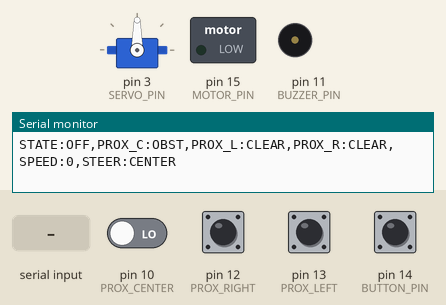
Recording of a sketch running on a simulated Arduino Uno, built with avr-gcc and run on an emulated ATmega328P. On the bench: servo, switched loads named in the sketch (green lamp = pin HIGH), buzzer (waves = sounding, pin HIGH), the last lines printed to the serial monitor. The inputs (shaded band) are chosen by the test bench; at power-on: pin 12 (PROX_RIGHT), pin 13 (PROX_LEFT), pin 14 (BUTTON_PIN) HIGH, pin 10 (PROX_CENTER) LOW.

Above: at 1.2 s.
1.3 s: "<P>" received over Serial
At 2.4 s:
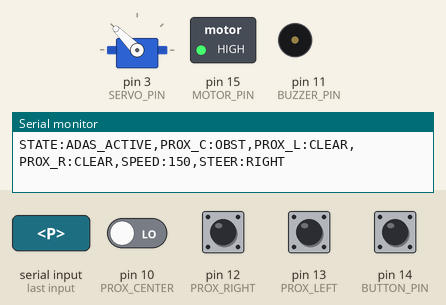
3.3 s: byte 66 ('B') received over Serial
At 3.8 s:
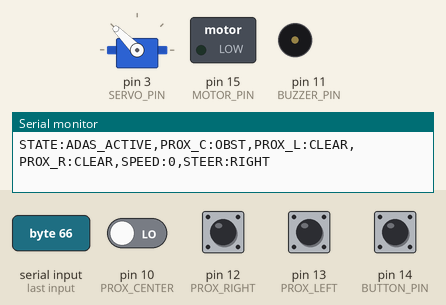
4.9 s: byte 60 ('<') received over Serial
At 6.2 s:
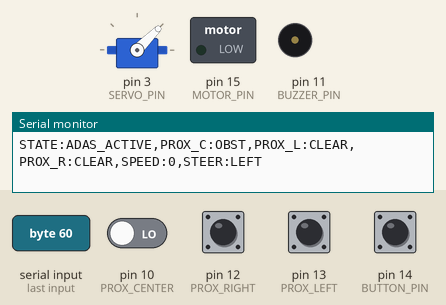
6.5 s: "<C>" received over Serial
At 7.4 s:
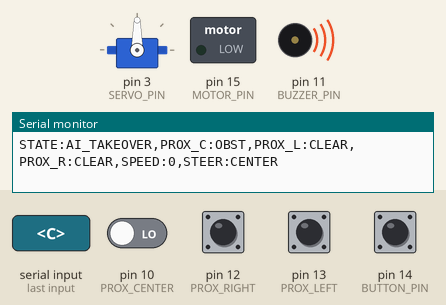
8.1 s: pin 10 (PROX_CENTER) driven HIGH
At 8.8 s:
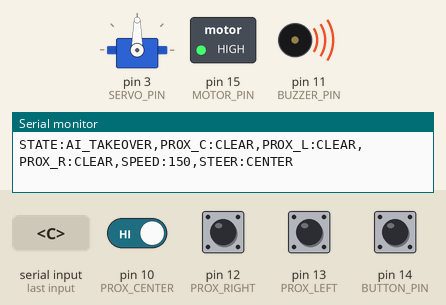
10.0 s: pin 12 (PROX_RIGHT) pulled LOW for 0.15 s
At 10.17 s:
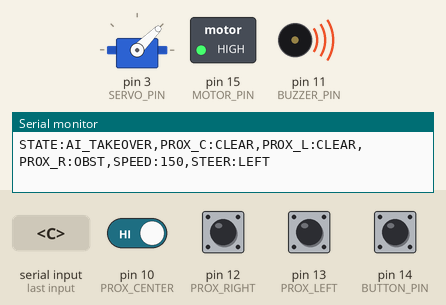
Timing chart, 0 to 12.7 s (numbered marks = the images above; inputs shaded):
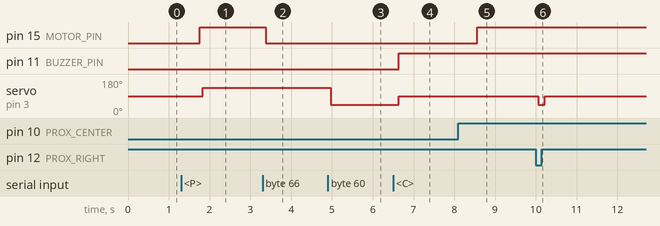

Measured:
- after the input at 1.3 s, pin 15 (MOTOR_PIN): LOW → HIGH after 0.46 s; servo on pin 3 (SERVO_PIN): 90° → 135° after 0.53 s
- after the input at 3.3 s, pin 15 (MOTOR_PIN): HIGH → LOW after 0.08 s
- after the input at 4.9 s, servo on pin 3 (SERVO_PIN): 135° → 45° after 0.08 s
- after the input at 6.5 s, pin 11 (BUZZER_PIN): LOW → HIGH after 0.14 s; servo on pin 3 (SERVO_PIN): 45° → 90° after 0.14 s
- after the input at 8.1 s, pin 15 (MOTOR_PIN): LOW → HIGH after 0.47 s
- after the input at 10.0 s, servo on pin 3 (SERVO_PIN): 90° → 45° after 0.06 s, → 90° 0.16 s later

The sketch:

dss4.ino
```cpp
#include <Servo.h>

// ==========================================
// NEW CUSTOM ATMEGA32A PINOUT (D-PORT GROUPED)
// ==========================================
#define MOTOR_PIN 15     // PD7 (TRUE PWM PIN for Speed Control)
#define SERVO_PIN 3      // PB3 (Steering)
#define PROX_CENTER 10   // PD2 (Controls Braking/Speed)
#define BUZZER_PIN 11    // PD3 (Wake-up Alarm)
#define PROX_RIGHT 12    // PD4 (Detects Right Traffic)
#define PROX_LEFT 13     // PD5 (Detects Left Traffic)
#define BUTTON_PIN 14    // PD6 (Takeover Button)

enum SystemState { SYSTEM_OFF, FULL_MANUAL, ADAS_MONITORING, AUTO_DRIVING, AWAIT_STOPPED, AWAIT_RUNNING };
SystemState currentState = SYSTEM_OFF;

char driverEyeStatus = 'O';
int currentSpeed = 0;
int currentSteering = 90;
bool guiTakeover = false;

Servo steeringServo;

void setup() {
  Serial.begin(9600);
  pinMode(MOTOR_PIN, OUTPUT);
  pinMode(BUZZER_PIN, OUTPUT);
  pinMode(PROX_CENTER, INPUT);
  pinMode(PROX_LEFT, INPUT);
  pinMode(PROX_RIGHT, INPUT);
  pinMode(BUTTON_PIN, INPUT_PULLUP);

  steeringServo.attach(SERVO_PIN);
  steeringServo.write(90);
}

// 🔥 CRITICAL FIX: The Soft-Start Function
// Ramps up speed gradually to prevent ATmega32A from crashing due to power spikes
void softStartMotor(int targetSpeed) {
  if (currentSpeed >= targetSpeed) return; // Already going fast enough

  for (int i = currentSpeed; i <= targetSpeed; i += 5) {
    analogWrite(MOTOR_PIN, i);
    delay(15); // 15ms delay * 30 steps = ~450ms smooth acceleration
  }
  currentSpeed = targetSpeed;
}

void loop() {
  // 1. Process GUI Commands
  while (Serial.available() > 0) {
    char incoming = Serial.read();

    if (incoming == 'O' || incoming == 'C') driverEyeStatus = incoming;
    else if (incoming == 'P') {
      if (currentState == SYSTEM_OFF) {
        currentState = ADAS_MONITORING;
        softStartMotor(150); // 🔥 Smoothly start the engine
      } else {
        currentState = SYSTEM_OFF;
        currentSpeed = 0;
        analogWrite(MOTOR_PIN, 0);
      }
    }
    else if (incoming == 'M') {
      if (currentState == FULL_MANUAL) {
        currentState = ADAS_MONITORING;
        softStartMotor(150); // 🔥 Smoothly return to Auto speed
      } else {
        currentState = FULL_MANUAL;
      }
    }
    else if (incoming == '+') { currentSpeed += 50; if (currentSpeed > 255) currentSpeed = 255; }
    else if (incoming == '-') { currentSpeed -= 50; if (currentSpeed < 0) currentSpeed = 0; }
    else if (incoming == 'B') currentSpeed = 0;
    else if (incoming == '<') currentSteering = 45;
    else if (incoming == '>') currentSteering = 135;
    else if (incoming == '^') currentSteering = 90;
    else if (incoming == 'T') guiTakeover = true;
  }

  // Read Sensors
  bool centerClear = (digitalRead(PROX_CENTER) == HIGH);
  bool leftClear = (digitalRead(PROX_LEFT) == HIGH);
  bool rightClear = (digitalRead(PROX_RIGHT) == HIGH);

  bool physicalButtonPressed = (digitalRead(BUTTON_PIN) == LOW);
  bool triggerTakeover = physicalButtonPressed || guiTakeover;
  guiTakeover = false;

  // ==========================================
  // AUTONOMOUS STATE MACHINE
  // ==========================================

  if (currentState == SYSTEM_OFF) {
    analogWrite(MOTOR_PIN, 0);
    digitalWrite(BUZZER_PIN, LOW);
    steeringServo.write(90);
  }
  else if (currentState == FULL_MANUAL) {
    analogWrite(MOTOR_PIN, currentSpeed);
    digitalWrite(BUZZER_PIN, LOW);
    steeringServo.write(currentSteering);
  }
  else if (currentState == ADAS_MONITORING) {
    if (driverEyeStatus == 'C') {
      currentState = AUTO_DRIVING; // Driver asleep! AI Takes control.
    } else {
      analogWrite(MOTOR_PIN, currentSpeed);
      digitalWrite(BUZZER_PIN, LOW);
      steeringServo.write(currentSteering);
    }
  }
  else if (currentState == AUTO_DRIVING) {
    if (driverEyeStatus == 'O') {
      if (centerClear) currentState = AWAIT_RUNNING;
      else currentState = AWAIT_STOPPED;
    } else {

      // 1. SPEED CONTROL (Center Sensor)
      if (centerClear) {
        softStartMotor(150); // 🔥 Smooth acceleration if path clears
        digitalWrite(BUZZER_PIN, HIGH);
      } else {
        currentSpeed = 0;
        analogWrite(MOTOR_PIN, 0);  // Obstacle ahead! Emergency Stop.
        digitalWrite(BUZZER_PIN, HIGH);
      }

      // 2. EVASIVE STEERING (Left/Right Sensors)
      if (!leftClear && rightClear) {
        steeringServo.write(135); // Traffic left, steer right
      } else if (!rightClear && leftClear) {
        steeringServo.write(45);  // Traffic right, steer left
      } else {
        steeringServo.write(90);  // Keep straight
      }
    }
  }
  else if (currentState == AWAIT_STOPPED) {
    currentSpeed = 0;
    analogWrite(MOTOR_PIN, 0);
    digitalWrite(BUZZER_PIN, LOW);
    if (triggerTakeover) currentState = ADAS_MONITORING;
  }
  else if (currentState == AWAIT_RUNNING) {
    steeringServo.write(90);
    softStartMotor(150); // 🔥 Keep driving safely
    digitalWrite(BUZZER_PIN, LOW);
    if (triggerTakeover) currentState = ADAS_MONITORING;
  }

  // Send Telemetry
  Serial.print("STATE:");
  if (currentState == SYSTEM_OFF) Serial.print("OFF");
  else if (currentState == FULL_MANUAL) Serial.print("FULL_MANUAL");
  else if (currentState == ADAS_MONITORING) Serial.print("ADAS_ACTIVE");
  else if (currentState == AUTO_DRIVING) Serial.print("AI_TAKEOVER");
  else if (currentState == AWAIT_STOPPED) Serial.print("AWAIT_STOPPED");
  else if (currentState == AWAIT_RUNNING) Serial.print("AWAIT_RUNNING");

  Serial.print(",PROX_C:"); Serial.print(centerClear ? "CLEAR" : "OBST");
  Serial.print(",PROX_L:"); Serial.print(leftClear ? "CLEAR" : "OBST");
  Serial.print(",PROX_R:"); Serial.print(rightClear ? "CLEAR" : "OBST");

  Serial.print(",SPEED:"); Serial.print(currentSpeed);

  Serial.print(",STEER:");
  int actualSteer = steeringServo.read();
  if (actualSteer < 80) Serial.println("LEFT");
  else if (actualSteer > 100) Serial.println("RIGHT");
  else Serial.println("CENTER");

  delay(50);
}
```
